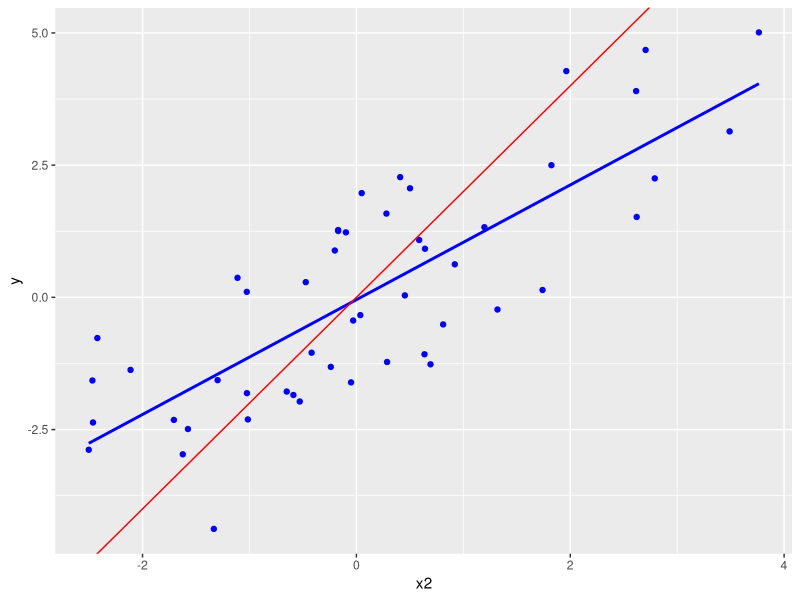

This chart was generated by the following R code:
## ---- chunk 1
knitr::opts_chunk$set(echo = FALSE)

library(DiagrammeR)
library(ggplot2)
## ---- chunk 2
#| echo: false
library(ggplot2); set.seed(1981981)
x <- rnorm(50); x2 <- x + rnorm(50); y <- 2*x; 
ggplot(data=NULL) + geom_point(aes(x=x2,y=y), colour="blue") +   
stat_smooth( aes(x=x2,y=y), method="lm", se=F, colour="blue") + 
geom_abline(intercept=0,slope=2, colour="red")
